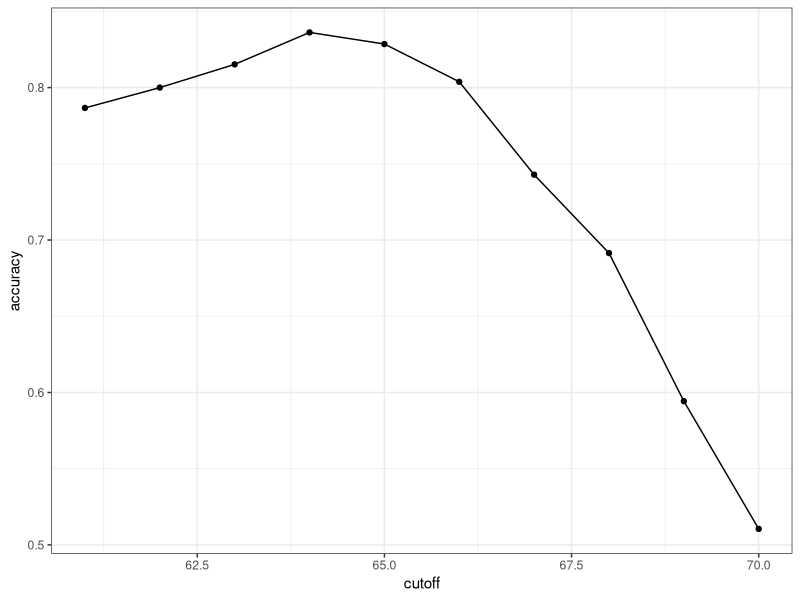
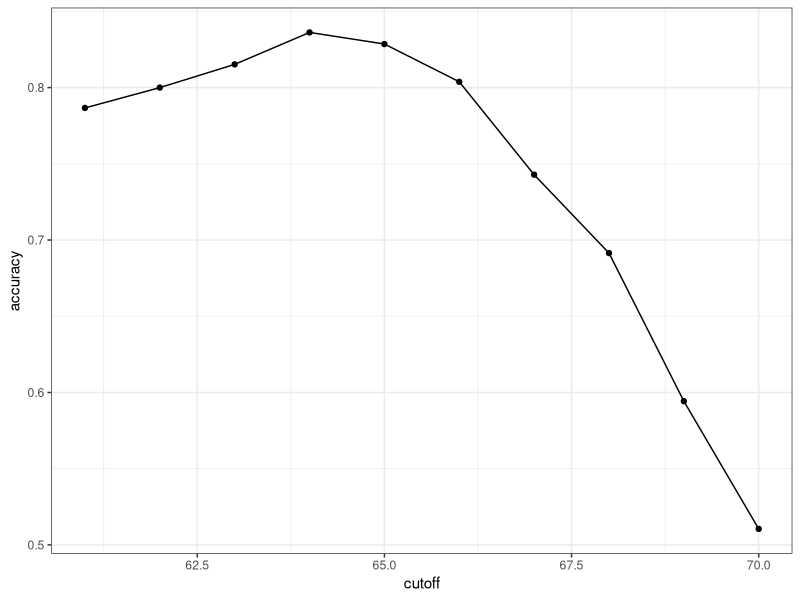

Write the R code that produced these figures, in order.
options(digits = 3)
library(caret)
library(dslabs)
library(tidyverse)
ds_theme_set()
data("heights")
y <- heights$sex
x <- heights$height

# create data partition
set.seed(2, sample.kind = "Rounding")
test_index <- createDataPartition(y, times = 1, p = 0.5, list = FALSE)
train_set <- heights[-test_index,]
test_set <- heights[test_index,]

# first model (guess)
y_hat <- sample(c("Male", "Female"), length(test_index), replace = TRUE)
y_hat <- sample(c("Male", "Female"), length(test_index), replace = TRUE) %>%
  factor(levels = levels(test_set$sex))
mean(y_hat == test_set$sex)

heights %>% group_by(sex) %>%
  summarise(mean(height), sd(height))

# second model (use cutoff)
y_hat <- ifelse(x >62, "Male", "Female") %>%
  factor(levels = levels(test_set$sex))
mean(y_hat == test_set$sex)
mean(y_hat == y)

# third model (test and select cutoff)
cutoff <- seq(61,70)
accuracy <- map_dbl(cutoff, function(x){
  y_hat <- ifelse(train_set$height > x, "Male", "Female") %>%
    factor(levels = levels(test_set$sex))
  mean((y_hat == train_set$sex))
})
data.frame(cutoff, accuracy) %>%
  ggplot(aes(cutoff, accuracy)) +
  geom_point() + geom_line()
ggsave("plots/heights_sex_cutoff_accuracy.jpg")
max(accuracy)
best_cutoff <- cutoff[which.max(accuracy)]
best_cutoff
y_hat <- ifelse(test_set$height > best_cutoff, "Male", "Female") %>%
  factor(levels = levels(test_set$sex))
mean(y_hat == test_set$sex)
